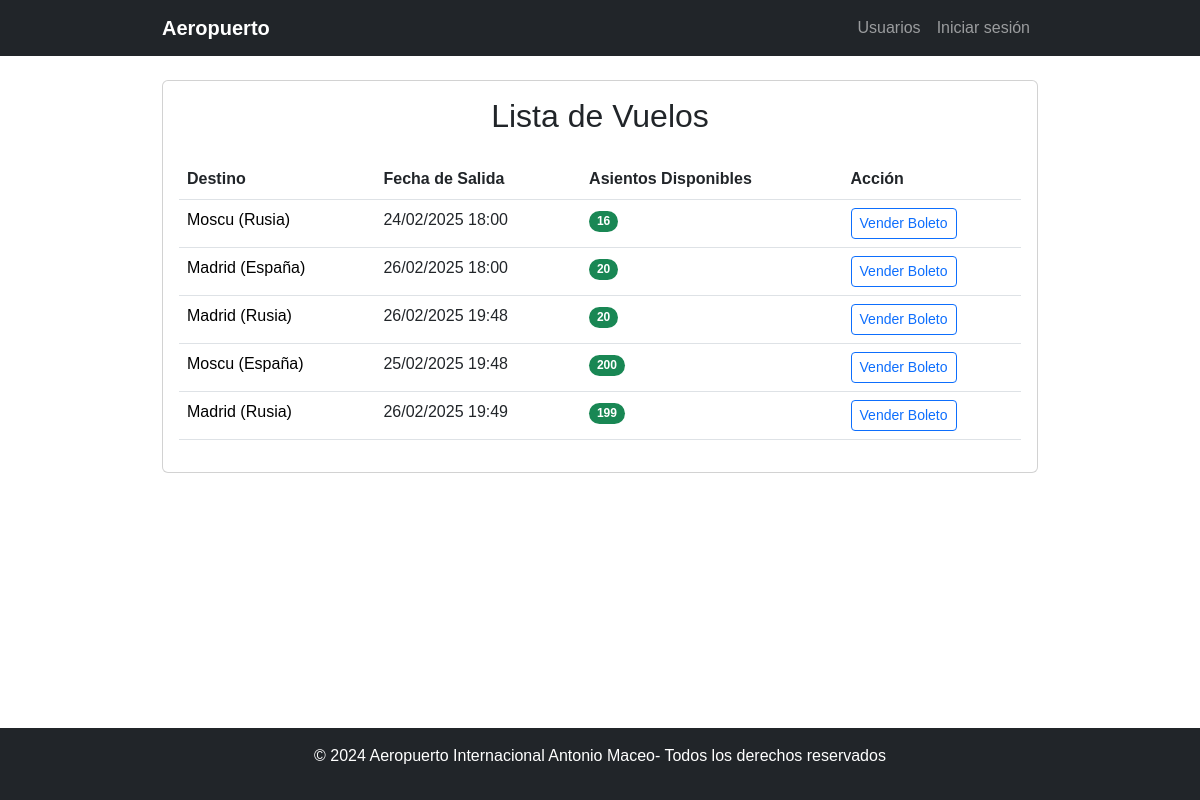
The app's page /airport/moderador/ with its own data.
### aplicacion/models.py (models this page shows, shortened)
class Vuelo(models.Model):
    TIPO_VUELO_CHOICES = [
        ('NACIONAL', 'Nacional'),
        ('INTERNACIONAL', 'Internacional'),
    ]
    terminal = models.ForeignKey('Terminal', on_delete=models.CASCADE)
    avion = models.ForeignKey('Avion', on_delete=models.CASCADE)
    pais_destino = models.CharField(max_length=100)
    ciudad_destino = models.CharField(max_length=100)
    fecha_salida = models.DateTimeField()
    fecha_arribo = models.DateTimeField()
    tipo_vuelo = models.CharField(
        max_length=13,
        choices=TIPO_VUELO_CHOICES,
        default='NACIONAL'
    )

### aplicacion/views.py (the view)
# urls.py: path("moderador/", vista_moderador, name="vista_moderador"),
def vista_moderador(request):
    vuelos = Vuelo.objects.all()
    for vuelo in vuelos:
        boletos_vendidos = Boleto.objects.filter(vuelo=vuelo).count()
        vuelo.asientos_disponibles = (
            vuelo.avion.cantidad_asientos - boletos_vendidos
        )  # Nueva propiedad dinámica
    return render(request, "aplicacion/moderador_dashboard.html", {"vuelos": vuelos})

### aplicacion/models.py (called while the page is built)
    def __str__(self):
        return f"Terminal {self.numero} - {self.nombre}"

### aplicacion/templates/aplicacion/moderador_dashboard.html (shortened to what this page needs)
{% extends 'aplicacion/base.html' %}
{% block content %}
<div class="card mb-4">
    <div class="card-body">
        <h2 class="card-title text-center mb-4">Lista de Vuelos</h2>
        <div class="table-responsive">
            <table class="table table-hover">
                <thead>
                    <tr>
                        <th>Destino</th>
                        <th>Fecha de Salida</th>
                        <th>Asientos Disponibles</th>
                        <th>Acción</th>
                    </tr>
                </thead>
                <tbody>
                    {% for vuelo in vuelos %}
                        <tr>
                            <td>
                                <a href="#" class="link-detalles" data-bs-toggle="modal" data-bs-target="#modalVuelo"
                                   data-id="{{ vuelo.id }}"
                                   data-terminal="{{ vuelo.terminal }}"
                                   data-ciudad="{{ vuelo.ciudad_destino }}"
                                   data-pais="{{ vuelo.pais_destino }}"
                                   data-salida="{{ vuelo.fecha_salida|date:"d/m/Y H:i" }}"
                                   data-arribo="{{ vuelo.fecha_arribo|date:"d/m/Y H:i" }}"
                                   data-tipo="{{ vuelo.tipo_vuelo }}"
                                   data-asientos="{{ vuelo.asientos_disponibles }}"
                                   data-boletos="{{ vuelo.boletos_vendidos }}">
                                    {{ vuelo.ciudad_destino }} ({{ vuelo.pais_destino }})
                                </a>
                            </td>
                            <td>{{ vuelo.fecha_salida|date:"d/m/Y H:i" }}</td>
                            <td>
                                <span class="badge bg-{{ vuelo.asientos_disponibles|yesno:"success,danger" }} rounded-pill">
                                    {{ vuelo.asientos_disponibles }}
                                </span>
                            </td>
                            <td>
                                {% if vuelo.asientos_disponibles > 0 %}
                                    <a href="{% url 'vender_boleto' vuelo.id %}" class="btn btn-outline-primary btn-sm">Vender Boleto</a>
                                {% else %}
                                    <button class="btn btn-outline-secondary btn-sm" disabled>Lleno</button>
                                {% endif %}
                            </td>
                        </tr>
                    {% empty %}
                        <tr>
                            <td colspan="4" class="text-center">No hay vuelos disponibles en este momento.</td>
                        </tr>
                    {% endfor %}
                </tbody>
            </table>
        </div>
    </div>
</div>
{% endblock %}

### aplicacion/static/css/styles.css (style rules this page uses)
body { font-family: Arial, sans-serif; display: grid; min-height: 100vh; grid-template-rows: auto 1fr auto; }
.link-detalles { color: black; text-decoration: none; font-family: inherit; transition: color 0.3s ease-in-out; }

### records on screen
Vuelo: ciudad_destino "Moscu", pais_destino "Rusia", fecha_salida "24/02/2025 18:00", asientos_disponibles "16", shows "Vender Boleto"
Vuelo: ciudad_destino "Madrid", pais_destino "España", fecha_salida "26/02/2025 18:00", asientos_disponibles "20", shows "Vender Boleto"
Vuelo: ciudad_destino "Madrid", pais_destino "Rusia", fecha_salida "26/02/2025 19:48", asientos_disponibles "20", shows "Vender Boleto"
Vuelo: ciudad_destino "Moscu", pais_destino "España", fecha_salida "25/02/2025 19:48", asientos_disponibles "200", shows "Vender Boleto"
Vuelo: ciudad_destino "Madrid", pais_destino "Rusia", fecha_salida "26/02/2025 19:49", asientos_disponibles "199", shows "Vender Boleto"
